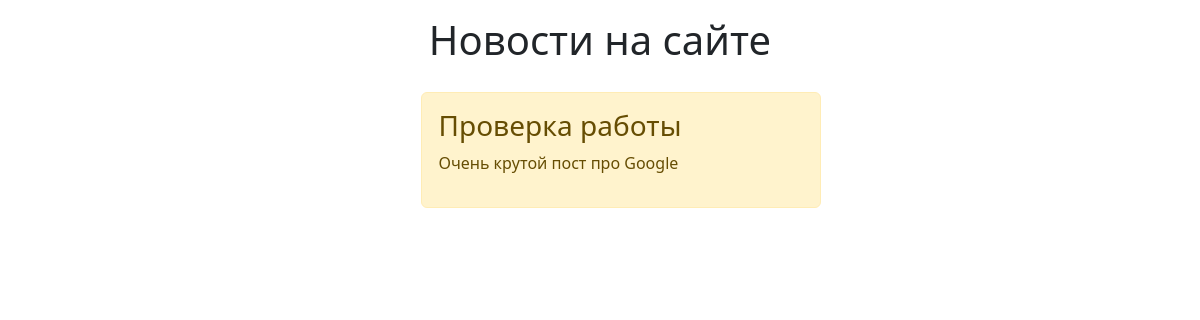
Before: / with the older database file.
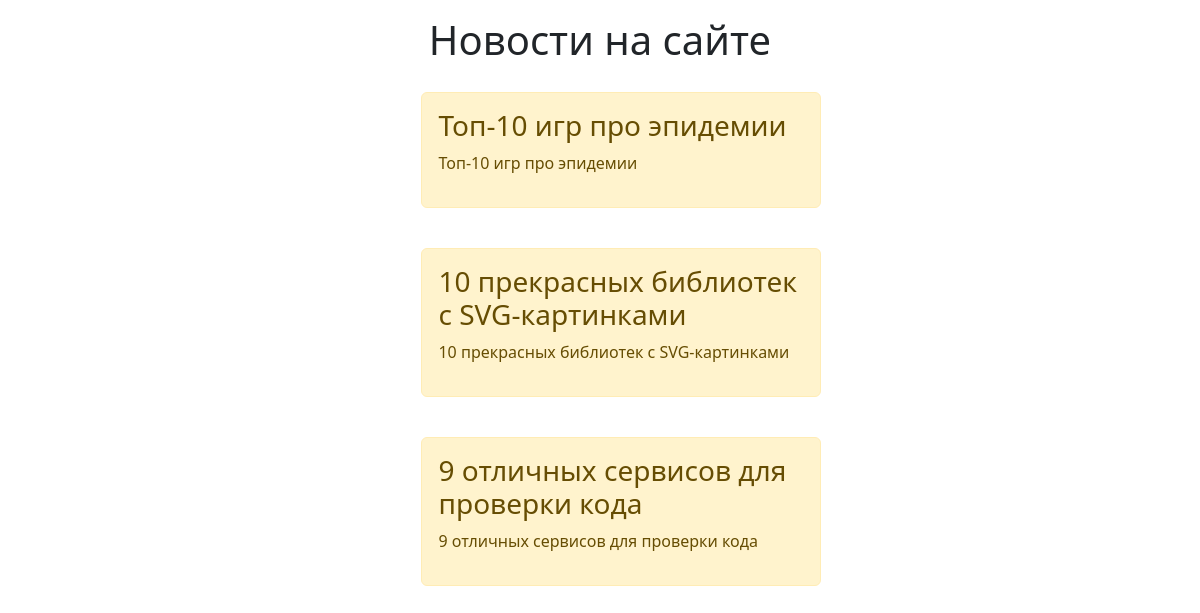
After: the same page with the newer database file.
### news/models.py (models this page shows, shortened)
class Articles(models.Model):
    title = models.CharField('Название', max_length=50, default='')
    anons = models.CharField('Анонс', max_length=250, default='')
    full_text = models.TextField('Статья')
    date = models.DateTimeField('Дата публикации')
    class Meta:
        verbose_name = 'Новость'
        verbose_name_plural = 'Новости'

### news/views.py (the view)
# urls.py: path('', views.news_home, name='news_home'),
def news_home(request):
    news = Articles.objects.order_by('date')
    return render(request, "news/news_home.html", {'news': news})

### news/templates/news/news_home.html (shortened to what this page needs)
{% extends "news/wrapper.html" %}
{% block content %}
    <div class="features">
        <h1 class="title">Новости на сайте</h1>
        {% if news %}
            {% for el in news %}
                <div class="alert alert-warning">
                    <h3>{{ el.title }}</h3>
                    <p>{{ el.anons }}</p>
                </div>
            {% endfor %}
        {% else %}
            <p>Новостей нет</p>
        {% endif %}
    </div>
{% endblock %}

### news/templates/news/wrapper.html (shortened to what this page needs)
<!DOCTYPE html>
<html lang="en">
    <head>
        {% load static %}
        <link rel="stylesheet" href="{% static 'css/bootstrap.min.css' %}" />
        <link rel="stylesheet" href="{% static 'css/main.css' %}" />
    </head>
    <body>
        <div class="jumbotron">
            <div class="container">
                <p>
                    {% block content %}{% endblock %}
                </p>
            </div>
        </div>
    </body>
</html>

### news/static/css/main.css (style rules this page uses)
.alert-warning { float: left; clear:both; width: 400px; margin: 20px 34%; text-align: left; }
.title { text-align: center; }

Changed rows visible on the page:
changed Articles: title "Проверка работы" → "Топ-10 игр про эпидемии"; anons "Очень крутой пост про Google" → "Топ-10 игр про эпидемии"
added Articles: title "10 прекрасных библиотек с SVG-картинками", anons "10 прекрасных библиотек с SVG-картинками"
added Articles: title "9 отличных сервисов для проверки кода", anons "9 отличных сервисов для проверки кода"
